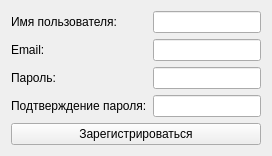
<?xml version="1.0" encoding="UTF-8"?>
<ui version="4.0">
 <class>RegistrationWindow</class>
 <widget class="QWidget" name="RegistrationWindow">
  <property name="windowTitle">
   <string>Регистрация</string>
  </property>
  <layout class="QVBoxLayout" name="verticalLayout">
   <item>
    <layout class="QFormLayout" name="formLayout">
     <item row="0" column="0">
      <widget class="QLabel" name="usernameLabel">
       <property name="text">
        <string>Имя пользователя:</string>
       </property>
      </widget>
     </item>
     <item row="0" column="1">
      <widget class="QLineEdit" name="usernameLineEdit"/>
     </item>
     <item row="1" column="0">
      <widget class="QLabel" name="emailLabel">
       <property name="text">
        <string>Email:</string>
       </property>
      </widget>
     </item>
     <item row="1" column="1">
      <widget class="QLineEdit" name="emailLineEdit"/>
     </item>
     <item row="2" column="0">
      <widget class="QLabel" name="passwordLabel">
       <property name="text">
        <string>Пароль:</string>
       </property>
      </widget>
     </item>
     <item row="2" column="1">
      <widget class="QLineEdit" name="passwordLineEdit">
       <property name="echoMode">
        <enum>QLineEdit::Password</enum>
       </property>
      </widget>
     </item>
     <item row="3" column="0">
      <widget class="QLabel" name="confirmPasswordLabel">
       <property name="text">
        <string>Подтверждение пароля:</string>
       </property>
      </widget>
     </item>
     <item row="3" column="1">
      <widget class="QLineEdit" name="confirmPasswordLineEdit">
       <property name="echoMode">
        <enum>QLineEdit::Password</enum>
       </property>
      </widget>
     </item>
    </layout>
   </item>
   <item>
    <widget class="QPushButton" name="registerButton">
     <property name="text">
      <string>Зарегистрироваться</string>
     </property>
    </widget>
   </item>
  </layout>
 </widget>
 <resources/>
 <connections/>
</ui>
